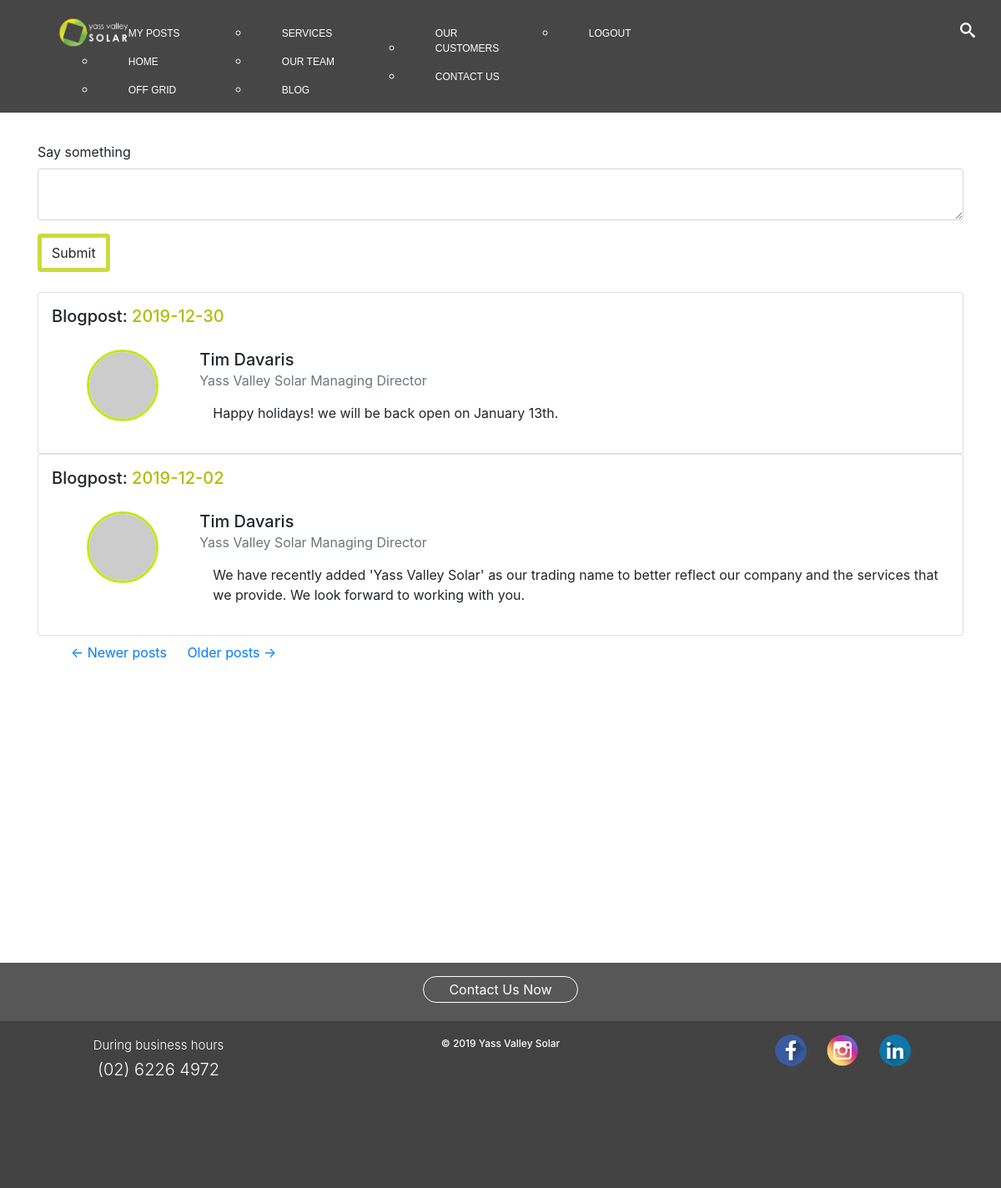
The app's page /my_posts (signed in) with its own data.
### app/models.py (models this page shows, shortened)
class Post(db.Model):
    id = db.Column(db.Integer, primary_key=True)
    body = db.Column(db.String(140))
    now = datetime.now()
    month = now.strftime("%m")
    timestamp = db.Column(db.Date, index=True, default=date.today())
    user_id = db.Column(db.Integer, db.ForeignKey('user.id'))

class User(UserMixin, db.Model):
    id = db.Column(db.Integer, primary_key=True)
    username = db.Column(db.String(64), index=True, unique=True)
    email = db.Column(db.String(120), index=True, unique=True)
    password_hash = db.Column(db.String(128))
    posts = db.relationship('Post', backref='author', lazy='dynamic')
    about_me = db.Column(db.String(140))
    last_seen = db.Column(db.DateTime, default=datetime.utcnow)
    followed = db.relationship(
        'User', secondary=followers,
        primaryjoin=(followers.c.follower_id == id),
        secondaryjoin=(followers.c.followed_id == id),
        backref=db.backref('followers', lazy='dynamic'), lazy='dynamic')
    em = "admin@yassvalleysolar.com.au"
    def avatar(self, size):
        digest = md5(self.em.lower().encode('utf-8')).hexdigest()
        return 'https://www.gravatar.com/avatar/{}?d=identicon&s={}'.format(digest, size)
    def followed_posts(self):
        followed = Post.query.join(
            followers, (followers.c.followed_id == Post.user_id)).filter(
                followers.c.follower_id == self.id)
        own = Post.query.filter_by(user_id=self.id)
        return followed.union(own).order_by(Post.timestamp.desc())

### app/routes.py (the view)
@app.route('/my_posts', methods=['GET', 'POST'])
@login_required
def my_posts():
    form = PostForm()
    if form.validate_on_submit():
        post = Post(body=form.post.data, author=current_user)
        db.session.add(post)
        db.session.commit()
        flash('Your post is now live!')
        return redirect(url_for('index'))
    page = request.args.get('page', 1, type=int)
    posts = current_user.followed_posts().paginate(
        page, app.config['POSTS_PER_PAGE'], False)
    next_url = url_for('index', page=posts.next_num) \
        if posts.has_next else None
    prev_url = url_for('index', page=posts.prev_num) \
        if posts.has_prev else None
    return render_template('my_posts.html', title='My Posts', form=form,
                           posts=posts.items, next_url=next_url,
                           prev_url=prev_url)

### app/forms.py
class PostForm(FlaskForm):
    post = TextAreaField('Say something', validators=[DataRequired()])
    submit = SubmitField('Submit')

### app/models.py (called while the page is built)
@login.user_loader
def load_user(id):
    return User.query.get(int(id))

### app/templates/my_posts.html (shortened to what this page needs)
{% extends "base.html" %}
{% import "bootstrap/wtf.html" as wtf %}
{% block app_content %}
<br>
<br>
<br>
<h1 style="color:white">wassssupppp</h1>
    <div class="container sol" style="margin-top:50px; margin-bottom:30%;">
        {% if form %}
        {{ wtf.quick_form(form) }}
        <br>
        {% endif %}
        {% for post in posts %}
            {% include '_post2.html' %}
        {% endfor %}
        <nav aria-label="...">
            <ul class="mt-2 pager">
                <li style="display:inline-block"previous{% if not prev_url %} disabled{% endif %}">
                    <a href="{{ prev_url or '#' }}">
                        <span aria-hidden="true">&larr;</span> Newer posts
                    </a>
                </li>
                <li style="margin-left:20px;display:inline-block"class="next{% if not next_url %} disabled{% endif %}">
                    <a href="{{ next_url or '#' }}">
                        Older posts <span aria-hidden="true">&rarr;</span>
                    </a>
                </li>
            </ul>
        </nav>
    </div>
{% include 'footer.html' %}
{% endblock %}

### app/templates/_post2.html (shortened to what this page needs)
<div class="post-link card">
        <div class="px-3 pt-3 row">
            <div class="col">
                <h5 class="card-title text-decoration-none">Blogpost: <span style="color:rgb(176, 189, 0)">{{ post.timestamp }}</h5>
            </div>
        </div>
        <div class="px-3 pt-3 row">
            <div class="col-md-2 text-center mr-0 pr-0">
                <img style="border:3px solid rgb(194, 233, 19);"class="mx-0 px-0 rounded-circle" src="{{ post.author.avatar(70) }}" />
            </div>
            <div class="col-md-10 mx-0 px-0">
                    <div class="px-2 pt-0 card-body">
                        <h5 class="m-0 card-title">{{ post.author.username }} </h5>
                        <h5 class="m-0 text-muted card-title"><small>Yass Valley Solar Managing Director</small></h5>
                        <p class="p-3 card-text">{{ post.body }}</p>
                    </div>
            </div>
        </div>
</div>

### static/css/style-homepage-slider.css (style rules this page uses)
* { box-sizing: border-box; }

### static/css/style-newhome.css (style rules this page uses)
body { overflow-x: hidden !important; overflow-y: hidden; margin:0; height: 100%; }

### app/templates/my_posts.html (style rules this page uses)
.sol > form > .btn { border:5px solid rgba(197, 214, 39, 0.89); }

### records on screen
Post: timestamp "2019-12-30", author.username "Tim Davaris", body "Happy holidays! we will be back open on January 13th."
Post: timestamp "2019-12-02", author.username "Tim Davaris", body "We have recently added 'Yass Valley Solar' as our trading name to better reflect our company and the services that we provide. We look forward to working with you."
